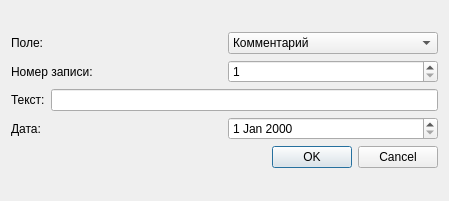
<?xml version="1.0" encoding="UTF-8"?>
<ui version="4.0">
 <class>EditFieldDialog</class>
 <widget class="QDialog" name="EditFieldDialog">
  <property name="geometry">
   <rect>
    <x>0</x>
    <y>0</y>
    <width>449</width>
    <height>201</height>
   </rect>
  </property>
  <property name="windowTitle">
   <string>Dialog</string>
  </property>
  <layout class="QVBoxLayout" name="verticalLayout_2">
   <item>
    <layout class="QVBoxLayout" name="verticalLayout">
     <item>
      <layout class="QHBoxLayout" name="horizontalLayout_2">
       <item>
        <widget class="QLabel" name="label_2">
         <property name="text">
          <string>Поле:</string>
         </property>
        </widget>
       </item>
       <item>
        <widget class="QComboBox" name="comboBox">
         <item>
          <property name="text">
           <string>Комментарий</string>
          </property>
         </item>
         <item>
          <property name="text">
           <string>Дата выписки</string>
          </property>
         </item>
        </widget>
       </item>
      </layout>
     </item>
     <item>
      <layout class="QHBoxLayout" name="horizontalLayout">
       <item>
        <widget class="QLabel" name="label_5">
         <property name="text">
          <string>Номер записи:</string>
         </property>
        </widget>
       </item>
       <item>
        <widget class="QSpinBox" name="spinBox">
         <property name="minimum">
          <number>1</number>
         </property>
        </widget>
       </item>
      </layout>
     </item>
     <item>
      <layout class="QHBoxLayout" name="horizontalLayout_3">
       <item>
        <widget class="QLabel" name="label_text">
         <property name="text">
          <string>Текст:</string>
         </property>
        </widget>
       </item>
       <item>
        <widget class="QLineEdit" name="lineEdit"/>
       </item>
      </layout>
     </item>
     <item>
      <layout class="QHBoxLayout" name="horizontalLayout_4">
       <item>
        <widget class="QLabel" name="label_date">
         <property name="text">
          <string>Дата:</string>
         </property>
        </widget>
       </item>
       <item>
        <widget class="QDateEdit" name="dateEdit">
         <property name="enabled">
          <bool>true</bool>
         </property>
        </widget>
       </item>
      </layout>
     </item>
     <item>
      <widget class="QDialogButtonBox" name="buttonBox">
       <property name="standardButtons">
        <set>QDialogButtonBox::Cancel|QDialogButtonBox::Ok</set>
       </property>
      </widget>
     </item>
    </layout>
   </item>
  </layout>
 </widget>
 <resources/>
 <connections/>
</ui>
